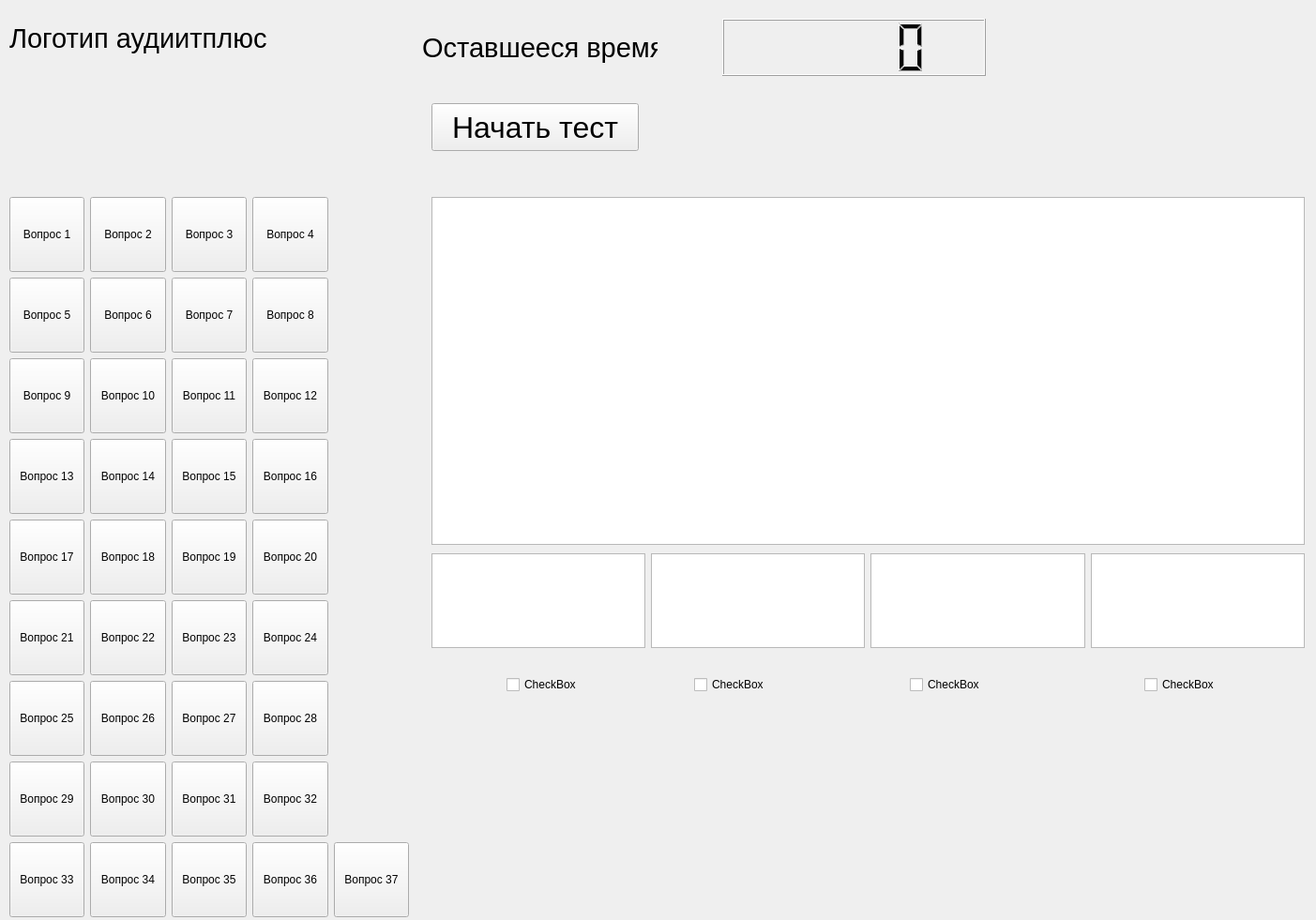
<?xml version="1.0" encoding="UTF-8"?>
<ui version="4.0">
 <class>MainWindow</class>
 <widget class="QMainWindow" name="MainWindow">
  <property name="geometry">
   <rect>
    <x>0</x>
    <y>0</y>
    <width>1403</width>
    <height>981</height>
   </rect>
  </property>
  <property name="windowTitle">
   <string>MainWindow</string>
  </property>
  <widget class="QWidget" name="centralwidget">
   <widget class="QLabel" name="lblicon">
    <property name="geometry">
     <rect>
      <x>10</x>
      <y>10</y>
      <width>281</width>
      <height>61</height>
     </rect>
    </property>
    <property name="font">
     <font>
      <pointsize>22</pointsize>
     </font>
    </property>
    <property name="text">
     <string>Логотип аудиитплюс</string>
    </property>
   </widget>
   <widget class="QPushButton" name="btnstart_test">
    <property name="geometry">
     <rect>
      <x>460</x>
      <y>110</y>
      <width>221</width>
      <height>51</height>
     </rect>
    </property>
    <property name="font">
     <font>
      <pointsize>24</pointsize>
     </font>
    </property>
    <property name="text">
     <string>Начать тест</string>
    </property>
   </widget>
   <widget class="QLabel" name="lblicon_2">
    <property name="geometry">
     <rect>
      <x>450</x>
      <y>20</y>
      <width>251</width>
      <height>61</height>
     </rect>
    </property>
    <property name="font">
     <font>
      <pointsize>22</pointsize>
     </font>
    </property>
    <property name="text">
     <string>Оставшееся время</string>
    </property>
   </widget>
   <widget class="QLCDNumber" name="lcdNumber_timer">
    <property name="geometry">
     <rect>
      <x>770</x>
      <y>20</y>
      <width>281</width>
      <height>61</height>
     </rect>
    </property>
   </widget>
   <widget class="QListWidget" name="list_quest_test">
    <property name="geometry">
     <rect>
      <x>460</x>
      <y>210</y>
      <width>931</width>
      <height>371</height>
     </rect>
    </property>
   </widget>
   <widget class="QCheckBox" name="checkBox_answer_a">
    <property name="geometry">
     <rect>
      <x>540</x>
      <y>720</y>
      <width>79</width>
      <height>20</height>
     </rect>
    </property>
    <property name="text">
     <string>CheckBox</string>
    </property>
   </widget>
   <widget class="QCheckBox" name="checkBox_answer_b">
    <property name="geometry">
     <rect>
      <x>740</x>
      <y>720</y>
      <width>79</width>
      <height>20</height>
     </rect>
    </property>
    <property name="text">
     <string>CheckBox</string>
    </property>
   </widget>
   <widget class="QCheckBox" name="checkBox_answer_c">
    <property name="geometry">
     <rect>
      <x>970</x>
      <y>720</y>
      <width>79</width>
      <height>20</height>
     </rect>
    </property>
    <property name="text">
     <string>CheckBox</string>
    </property>
   </widget>
   <widget class="QCheckBox" name="checkBox_answer_d">
    <property name="geometry">
     <rect>
      <x>1220</x>
      <y>720</y>
      <width>79</width>
      <height>20</height>
     </rect>
    </property>
    <property name="text">
     <string>CheckBox</string>
    </property>
   </widget>
   <widget class="QWidget" name="">
    <property name="geometry">
     <rect>
      <x>10</x>
      <y>210</y>
      <width>426</width>
      <height>770</height>
     </rect>
    </property>
    <layout class="QGridLayout" name="gridLayout">
     <item row="0" column="0">
      <widget class="QPushButton" name="btn_quest_1">
       <property name="minimumSize">
        <size>
         <width>80</width>
         <height>80</height>
        </size>
       </property>
       <property name="text">
        <string>Вопрос 1</string>
       </property>
      </widget>
     </item>
     <item row="0" column="1">
      <widget class="QPushButton" name="btn_quest_2">
       <property name="minimumSize">
        <size>
         <width>80</width>
         <height>80</height>
        </size>
       </property>
       <property name="text">
        <string>Вопрос 2</string>
       </property>
      </widget>
     </item>
     <item row="0" column="2">
      <widget class="QPushButton" name="btn_quest_3">
       <property name="minimumSize">
        <size>
         <width>80</width>
         <height>80</height>
        </size>
       </property>
       <property name="text">
        <string>Вопрос 3</string>
       </property>
      </widget>
     </item>
     <item row="0" column="3">
      <widget class="QPushButton" name="btn_quest_4">
       <property name="minimumSize">
        <size>
         <width>80</width>
         <height>80</height>
        </size>
       </property>
       <property name="text">
        <string>Вопрос 4</string>
       </property>
      </widget>
     </item>
     <item row="1" column="0">
      <widget class="QPushButton" name="btn_quest_5">
       <property name="minimumSize">
        <size>
         <width>80</width>
         <height>80</height>
        </size>
       </property>
       <property name="text">
        <string>Вопрос 5</string>
       </property>
      </widget>
     </item>
     <item row="1" column="1">
      <widget class="QPushButton" name="btn_quest_6">
       <property name="minimumSize">
        <size>
         <width>80</width>
         <height>80</height>
        </size>
       </property>
       <property name="text">
        <string>Вопрос 6</string>
       </property>
      </widget>
     </item>
     <item row="1" column="2">
      <widget class="QPushButton" name="btn_quest_7">
       <property name="minimumSize">
        <size>
         <width>80</width>
         <height>80</height>
        </size>
       </property>
       <property name="text">
        <string>Вопрос 7</string>
       </property>
      </widget>
     </item>
     <item row="1" column="3">
      <widget class="QPushButton" name="btn_quest_8">
       <property name="minimumSize">
        <size>
         <width>80</width>
         <height>80</height>
        </size>
       </property>
       <property name="text">
        <string>Вопрос 8</string>
       </property>
      </widget>
     </item>
     <item row="2" column="0">
      <widget class="QPushButton" name="btn_quest_9">
       <property name="minimumSize">
        <size>
         <width>80</width>
         <height>80</height>
        </size>
       </property>
       <property name="text">
        <string>Вопрос 9</string>
       </property>
      </widget>
     </item>
     <item row="2" column="1">
      <widget class="QPushButton" name="btn_quest_10">
       <property name="minimumSize">
        <size>
         <width>80</width>
         <height>80</height>
        </size>
       </property>
       <property name="text">
        <string>Вопрос 10</string>
       </property>
      </widget>
     </item>
     <item row="2" column="2">
      <widget class="QPushButton" name="btn_quest_11">
       <property name="minimumSize">
        <size>
         <width>80</width>
         <height>80</height>
        </size>
       </property>
       <property name="text">
        <string>Вопрос 11</string>
       </property>
      </widget>
     </item>
     <item row="2" column="3">
      <widget class="QPushButton" name="btn_quest_12">
       <property name="minimumSize">
        <size>
         <width>80</width>
         <height>80</height>
        </size>
       </property>
       <property name="text">
        <string>Вопрос 12</string>
       </property>
      </widget>
     </item>
     <item row="3" column="0">
      <widget class="QPushButton" name="btn_quest_13">
       <property name="minimumSize">
        <size>
         <width>80</width>
         <height>80</height>
        </size>
       </property>
       <property name="text">
        <string>Вопрос 13</string>
       </property>
      </widget>
     </item>
     <item row="3" column="1">
      <widget class="QPushButton" name="btn_quest_14">
       <property name="minimumSize">
        <size>
         <width>80</width>
         <height>80</height>
        </size>
       </property>
       <property name="text">
        <string>Вопрос 14</string>
       </property>
      </widget>
     </item>
     <item row="3" column="2">
      <widget class="QPushButton" name="btn_quest_15">
       <property name="minimumSize">
        <size>
         <width>80</width>
         <height>80</height>
        </size>
       </property>
       <property name="text">
        <string>Вопрос 15</string>
       </property>
      </widget>
     </item>
     <item row="3" column="3">
      <widget class="QPushButton" name="btn_quest_16">
       <property name="minimumSize">
        <size>
         <width>80</width>
         <height>80</height>
        </size>
       </property>
       <property name="text">
        <string>Вопрос 16</string>
       </property>
      </widget>
     </item>
     <item row="4" column="0">
      <widget class="QPushButton" name="btn_quest_17">
       <property name="minimumSize">
        <size>
         <width>80</width>
         <height>80</height>
        </size>
       </property>
       <property name="text">
        <string>Вопрос 17</string>
       </property>
      </widget>
     </item>
     <item row="4" column="1">
      <widget class="QPushButton" name="btn_quest_18">
       <property name="minimumSize">
        <size>
         <width>80</width>
         <height>80</height>
        </size>
       </property>
       <property name="text">
        <string>Вопрос 18</string>
       </property>
      </widget>
     </item>
     <item row="4" column="2">
      <widget class="QPushButton" name="btn_quest_19">
       <property name="minimumSize">
        <size>
         <width>80</width>
         <height>80</height>
        </size>
       </property>
       <property name="text">
        <string>Вопрос 19</string>
       </property>
      </widget>
     </item>
     <item row="4" column="3">
      <widget class="QPushButton" name="btn_quest_20">
       <property name="minimumSize">
        <size>
         <width>80</width>
         <height>80</height>
        </size>
       </property>
       <property name="text">
        <string>Вопрос 20</string>
       </property>
      </widget>
     </item>
     <item row="5" column="0">
      <widget class="QPushButton" name="btn_quest_21">
       <property name="minimumSize">
        <size>
         <width>80</width>
         <height>80</height>
        </size>
       </property>
       <property name="text">
        <string>Вопрос 21</string>
       </property>
      </widget>
     </item>
     <item row="5" column="1">
      <widget class="QPushButton" name="btn_quest_22">
       <property name="minimumSize">
        <size>
         <width>80</width>
         <height>80</height>
        </size>
       </property>
       <property name="text">
        <string>Вопрос 22</string>
       </property>
      </widget>
     </item>
     <item row="5" column="2">
      <widget class="QPushButton" name="btn_quest_23">
       <property name="minimumSize">
        <size>
         <width>80</width>
         <height>80</height>
        </size>
       </property>
       <property name="text">
        <string>Вопрос 23</string>
       </property>
      </widget>
     </item>
     <item row="5" column="3">
      <widget class="QPushButton" name="btn_quest_24">
       <property name="minimumSize">
        <size>
         <width>80</width>
         <height>80</height>
        </size>
       </property>
       <property name="text">
        <string>Вопрос 24</string>
       </property>
      </widget>
     </item>
     <item row="6" column="0">
      <widget class="QPushButton" name="btn_quest_25">
       <property name="minimumSize">
        <size>
         <width>80</width>
         <height>80</height>
        </size>
       </property>
       <property name="text">
        <string>Вопрос 25</string>
       </property>
      </widget>
     </item>
     <item row="6" column="1">
      <widget class="QPushButton" name="btn_quest_26">
       <property name="minimumSize">
        <size>
         <width>80</width>
         <height>80</height>
        </size>
       </property>
       <property name="text">
        <string>Вопрос 26</string>
       </property>
      </widget>
     </item>
     <item row="6" column="2">
      <widget class="QPushButton" name="btn_quest_27">
       <property name="minimumSize">
        <size>
         <width>80</width>
         <height>80</height>
        </size>
       </property>
       <property name="text">
        <string>Вопрос 27</string>
       </property>
      </widget>
     </item>
     <item row="6" column="3">
      <widget class="QPushButton" name="btn_quest_28">
       <property name="minimumSize">
        <size>
         <width>80</width>
         <height>80</height>
        </size>
       </property>
       <property name="text">
        <string>Вопрос 28</string>
       </property>
      </widget>
     </item>
     <item row="7" column="0">
      <widget class="QPushButton" name="btn_quest_29">
       <property name="minimumSize">
        <size>
         <width>80</width>
         <height>80</height>
        </size>
       </property>
       <property name="text">
        <string>Вопрос 29</string>
       </property>
      </widget>
     </item>
     <item row="7" column="1">
      <widget class="QPushButton" name="btn_quest_30">
       <property name="minimumSize">
        <size>
         <width>80</width>
         <height>80</height>
        </size>
       </property>
       <property name="text">
        <string>Вопрос 30</string>
       </property>
      </widget>
     </item>
     <item row="7" column="2">
      <widget class="QPushButton" name="btn_quest_31">
       <property name="minimumSize">
        <size>
         <width>80</width>
         <height>80</height>
        </size>
       </property>
       <property name="text">
        <string>Вопрос 31</string>
       </property>
      </widget>
     </item>
     <item row="7" column="3">
      <widget class="QPushButton" name="btn_quest_32">
       <property name="minimumSize">
        <size>
         <width>80</width>
         <height>80</height>
        </size>
       </property>
       <property name="text">
        <string>Вопрос 32</string>
       </property>
      </widget>
     </item>
     <item row="8" column="0">
      <widget class="QPushButton" name="btn_quest_33">
       <property name="minimumSize">
        <size>
         <width>80</width>
         <height>80</height>
        </size>
       </property>
       <property name="text">
        <string>Вопрос 33</string>
       </property>
      </widget>
     </item>
     <item row="8" column="1">
      <widget class="QPushButton" name="btn_quest_34">
       <property name="minimumSize">
        <size>
         <width>80</width>
         <height>80</height>
        </size>
       </property>
       <property name="text">
        <string>Вопрос 34</string>
       </property>
      </widget>
     </item>
     <item row="8" column="2">
      <widget class="QPushButton" name="btn_quest_35">
       <property name="minimumSize">
        <size>
         <width>80</width>
         <height>80</height>
        </size>
       </property>
       <property name="text">
        <string>Вопрос 35</string>
       </property>
      </widget>
     </item>
     <item row="8" column="3">
      <widget class="QPushButton" name="btn_quest_36">
       <property name="minimumSize">
        <size>
         <width>80</width>
         <height>80</height>
        </size>
       </property>
       <property name="text">
        <string>Вопрос 36</string>
       </property>
      </widget>
     </item>
     <item row="8" column="4">
      <widget class="QPushButton" name="btn_quest_37">
       <property name="minimumSize">
        <size>
         <width>80</width>
         <height>80</height>
        </size>
       </property>
       <property name="text">
        <string>Вопрос 37</string>
       </property>
      </widget>
     </item>
    </layout>
   </widget>
   <widget class="QWidget" name="">
    <property name="geometry">
     <rect>
      <x>460</x>
      <y>590</y>
      <width>931</width>
      <height>101</height>
     </rect>
    </property>
    <layout class="QGridLayout" name="gridLayout_2">
     <item row="0" column="0">
      <widget class="QListWidget" name="list_answer_a"/>
     </item>
     <item row="0" column="1">
      <widget class="QListWidget" name="list_answer_b"/>
     </item>
     <item row="0" column="2">
      <widget class="QListWidget" name="list_answer_c"/>
     </item>
     <item row="0" column="3">
      <widget class="QListWidget" name="list_answer_d"/>
     </item>
    </layout>
   </widget>
  </widget>
 </widget>
 <resources/>
 <connections/>
</ui>
